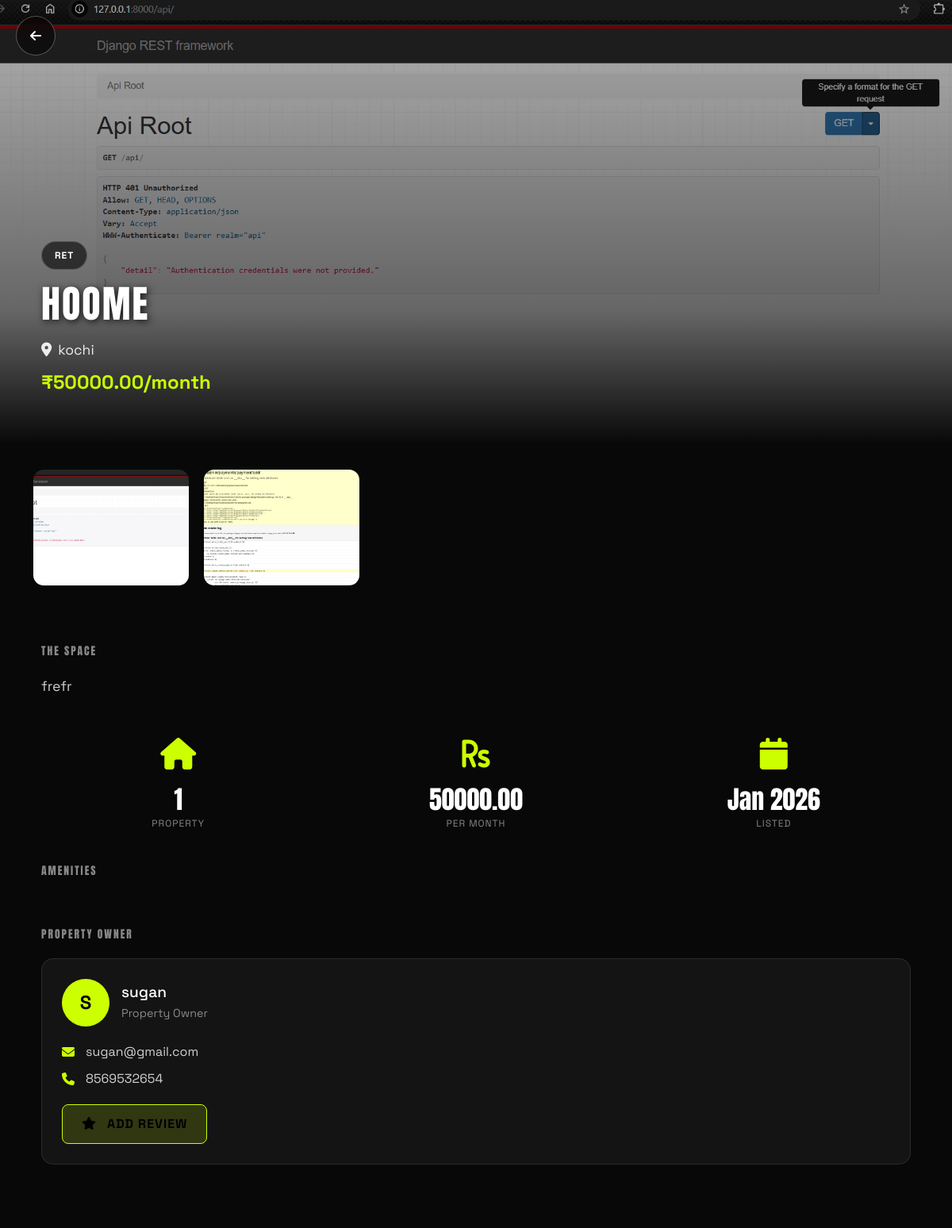
/property-details/7/ (signed in), run on an earlier commit of the app's database.
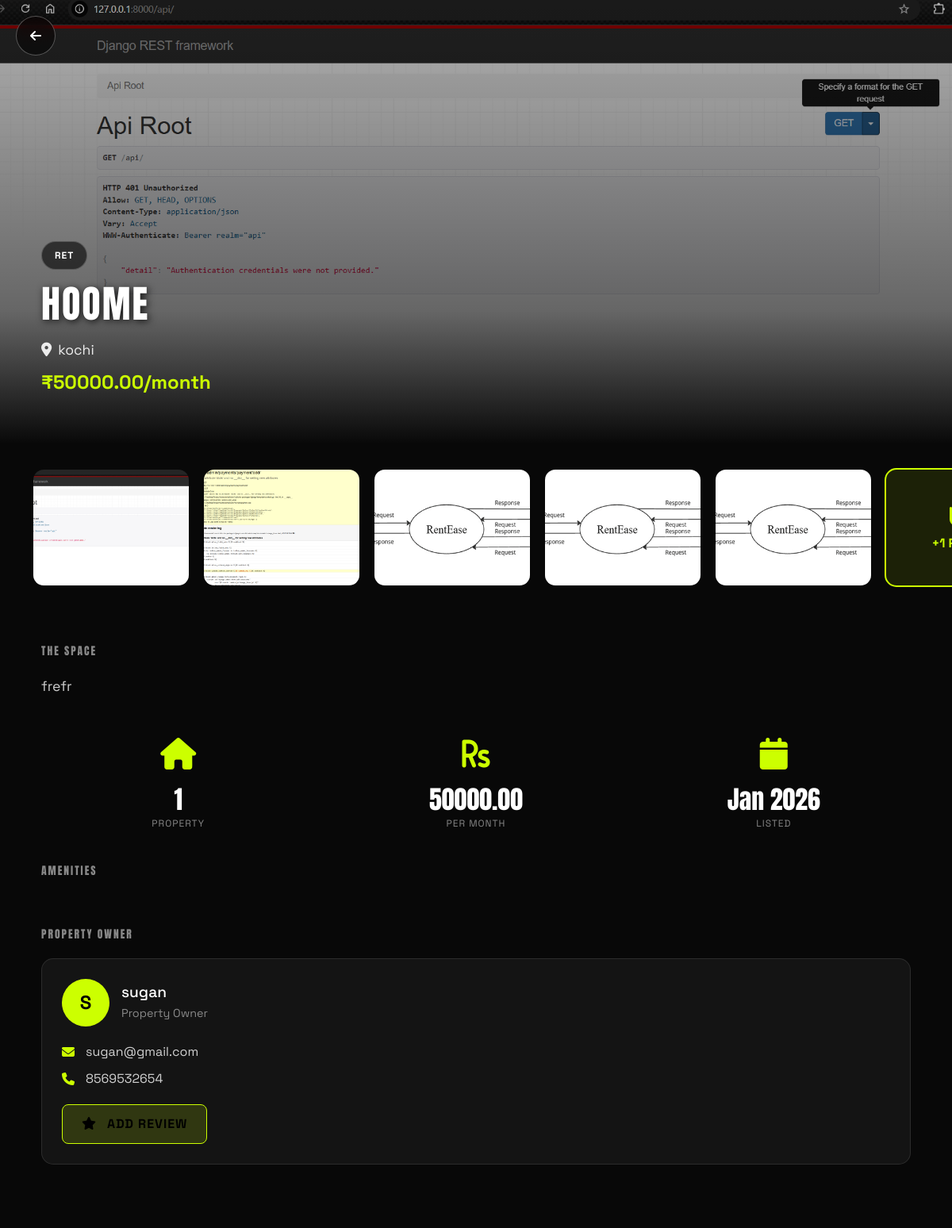
And on a later commit of the database.
### core/models.py (models this page shows, shortened)
class Property(models.Model):
    class Status(models.TextChoices):
        PENDING_APPROVAL = "PENDING", "Pending Approval"
        AVAILABLE = "AVAILABLE", "Available"
        RENTED = "RENTED", "Rented"
        MAINTENANCE = "MAINTENANCE", "Maintenance"
    class Furnishing(models.TextChoices):
        UNFURNISHED = "UNFURNISHED", "Unfurnished"
        SEMI_FURNISHED = "SEMI_FURNISHED", "Semi-Furnished"
        FULLY_FURNISHED = "FULLY_FURNISHED", "Fully Furnished"
    class Facing(models.TextChoices):
        NORTH = "NORTH", "North"
        SOUTH = "SOUTH", "South"
        EAST = "EAST", "East"
        WEST = "WEST", "West"
        NORTHEAST = "NORTHEAST", "North-East"
        NORTHWEST = "NORTHWEST", "North-West"
        SOUTHEAST = "SOUTHEAST", "South-East"
        SOUTHWEST = "SOUTHWEST", "South-West"
    owner = models.ForeignKey(User, on_delete=models.CASCADE, related_name='properties')
    title = models.CharField(max_length=255)
    ad_title = models.CharField(max_length=255, blank=True, null=True, help_text="Short ad title")
    description = models.TextField()
    price = models.DecimalField(max_digits=10, decimal_places=2)
    location = models.CharField(max_length=255)
    property_type = models.CharField(max_length=100)
    bhk = models.IntegerField(default=1, help_text="Number of BHKs (Bedrooms)")
    bathrooms = models.IntegerField(default=1, help_text="Number of bathrooms")
    furnishing = models.CharField(max_length=50, choices=Furnishing.choices, default=Furnishing.SEMI_FURNISHED)
    super_built_area = models.DecimalField(max_digits=10, decimal_places=2, default=0, help_text="Super built area in sqft")
    bachelors_allowed = models.BooleanField(default=True, help_text="Are bachelors allowed?")
    total_floors = models.IntegerField(default=1, help_text="Total floors in the building")
    facing = models.CharField(max_length=50, choices=Facing.choices, default=Facing.NORTH)
    amenities = models.TextField(help_text="Comma-separated list of amenities", blank=True)
    status = models.CharField(max_length=50, choices=Status.choices, default=Status.PENDING_APPROVAL)
    is_paid = models.BooleanField(default=False)
    created_at = models.DateTimeField(auto_now_add=True)
    updated_at = models.DateTimeField(auto_now=True)
    class Meta:
        verbose_name_plural = "Properties"

class PropertyImage(models.Model):
    property = models.ForeignKey(Property, on_delete=models.CASCADE, related_name='images')
    image = models.ImageField(upload_to='property_images/')

class User(AbstractUser):
    class Role(models.TextChoices):
        ADMIN = "ADMIN", "Admin"
        OWNER = "OWNER", "Owner"
        TENANT = "TENANT", "Tenant"
    email = models.EmailField(unique=True, null=False, blank=False)
    role = models.CharField(max_length=50, choices=Role.choices, default=Role.TENANT)
    profile_image = models.ImageField(upload_to='profiles/', blank=True, null=True)
    phone_number = models.CharField(max_length=15, blank=True, null=True)
    groups = models.ManyToManyField(
        'auth.Group',
        related_name='custom_user_set',
        blank=True,
        help_text='The groups this user belongs to.',
        verbose_name='groups',
    )
    user_permissions = models.ManyToManyField(
        'auth.Permission',
        related_name='custom_user_set',
        blank=True,
        help_text='Specific permissions for this user.',
        verbose_name='user permissions',
    )

### core/views.py (the view)
# urls.py: path('property-details/<int:id>/', views.property_details_view, name='property_details'),
@login_required
def property_details_view(request, id):
    property_obj = get_object_or_404(Property, id=id)
    if request.user.is_superuser or request.user.role == 'ADMIN':
        pass
    elif request.user.role == 'OWNER' and property_obj.owner == request.user:
        pass
    elif request.user.role == 'TENANT' and property_obj.status == 'AVAILABLE':
        pass
    else:
        messages.error(request, "You don't have permission to view this property.")
        return redirect('dashboard')
    context = {
        'property': property_obj,
        'images': property_obj.images.all()
    }
    return render(request, 'core/property_details.html', context)

### core/templates/core/property_details.html (shortened to what this page needs)
{% load static %}
<!DOCTYPE html>
<html lang="en">
<head>
    <link href="https://cdn.jsdelivr.net/npm/bootstrap@5.3.0/dist/css/bootstrap.min.css" rel="stylesheet">
    <link href="https://cdnjs.cloudflare.com/ajax/libs/font-awesome/6.4.0/css/all.min.css" rel="stylesheet">
</head>
<body>
    <div class="hero-section">
        {% if property.images.first %}
        <div class="hero-background" style="background-image: url('{{ property.images.first.image.url }}');"></div>
        {% endif %}
        <div class="hero-overlay"></div>
        <div class="hero-content">
            <a href="{% url 'dashboard' %}" class="back-button">
                <i class="fas fa-arrow-left"></i>
            </a>
            <div class="container">
                <div class="property-type-badge">{{ property.property_type }}</div>
                <h1 class="property-title">{{ property.title }}</h1>
                <div class="property-location">
                    <i class="fas fa-map-marker-alt"></i>
                    <span>{{ property.location }}</span>
                </div>
                <div class="property-price">₹{{ property.price }}/month</div>
            </div>
        </div>
    </div>
    <div class="image-gallery">
        <div class="gallery-scroll">
            {% for image in property.images.all %}
                <div class="gallery-item" data-bs-toggle="modal" data-bs-target="#imageModal{{ image.id }}">
                    <img src="{{ image.image.url }}" alt="Property Image">
                </div>
            {% endfor %}
            {% if property.images.count > 4 %}
            <div class="gallery-item view-all">
                <i class="fas fa-images fa-2x mb-2"></i>
                <span>+{{ property.images.count|add:"-4" }} PHOTOS</span>
            </div>
            {% endif %}
        </div>
    </div>
    <div class="content-section">
        <div class="container">
            <div class="section-title">The Space</div>
            <p class="description-text">{{ property.description }}</p>
            <div class="property-stats">
                <div class="stat-item">
                    <div class="stat-icon"><i class="fas fa-home"></i></div>
                    <div class="stat-value">1</div>
                    <div class="stat-label">Property</div>
                </div>
                <div class="stat-item">
                    <div class="stat-icon"><i class="fas fa-rupee-sign"></i></div>
                    <div class="stat-value">{{ property.price }}</div>
                    <div class="stat-label">Per Month</div>
                </div>
                <div class="stat-item">
                    <div class="stat-icon"><i class="fas fa-calendar"></i></div>
                    <div class="stat-value">{{ property.created_at|date:"M Y" }}</div>
                    <div class="stat-label">Listed</div>
                </div>
            </div>
            {% if property.amenities %}
            <div class="section-title">Amenities</div>
            {% endif %}
            <div class="section-title">Property Owner</div>
            <div class="owner-card">
                <div class="owner-info">
                    <div class="owner-avatar">
                        {{ property.owner.username|first|upper }}
                    </div>
                    <div class="owner-details">
                        <h3>{{ property.owner.username }}</h3>
                        <p>Property Owner</p>
                    </div>
                </div>
                <div class="contact-info">
                    {% if user.role != 'TENANT' %}
                    <div class="contact-item">
                        <i class="fas fa-envelope"></i>
                        <span>{{ property.owner.email }}</span>
                    </div>
                    {% if property.owner.phone_number %}
                    <div class="contact-item">
                        <i class="fas fa-phone"></i>
                        <span>{{ property.owner.phone_number }}</span>
                    </div>
                    {% endif %}
                    {% endif %}
                </div>
                {% if user.role == 'TENANT' %}
                <a href="{% url 'start_conversation' property.id %}" class="btn-contact-owner">
                    <i class="fas fa-comment-dots"></i> Contact Owner
                </a>
                <a href="{% url 'add_review' property.id %}" class="btn-contact-owner" style="background: rgba(204, 255, 0, 0.15); border: 1px solid #CCFF00; margin-top: 15px;">
                    <i class="fas fa-star"></i> Add Review
                </a>
                {% elif user.role == 'OWNER' and property.owner == user %}
                <a href="{% url 'add_review' property.id %}" class="btn-contact-owner" style="background: rgba(204, 255, 0, 0.15); border: 1px solid #CCFF00;">
                    <i class="fas fa-star"></i> Add Review
                </a>
                {% endif %}
            </div>
        </div>
    </div>
</body>
</html>

### core/templates/core/property_details.html (style rules this page uses)
:root { --bg-core: #080808; --acid-green: #CCFF00; --white: #ffffff; --gray: #888888; }
* { margin: 0; padding: 0; box-sizing: border-box; }
body { background: var(--bg-core); color: var(--white); font-family: 'Space Grotesk', sans-serif; overflow-x: hidden; }
.hero-section { position: relative; height: 70vh; min-height: 500px; overflow: hidden; }
.hero-background { position: absolute; top: 0; left: 0; width: 100%; height: 100%; background-size: cover; background-position: center; background-repeat: no-repeat; }
.hero-overlay { position: absolute; top: 0; left: 0; width: 100%; height: 100%; background: linear-gradient( to bottom, rgba(0, 0, 0, 0.3) 0%, rgba(0, 0, 0, 0.6) 70%, rgba(8, 8, 8, 1) 100% ); }
.hero-content { position: relative; z-index: 10; height: 100%; display: flex; flex-direction: column; justify-content: flex-end; padding: 40px; }
.back-button { position: absolute; top: 20px; left: 20px; background: rgba(0, 0, 0, 0.5); border: 1px solid rgba(255, 255, 255, 0.3); color: white; width: 50px; height: 50px; border-radius: 50%; display: flex; align-items: center; justify-content: center; text-decoration: none; backdrop-filter: blur(10px); transition: 0.3s; }
.property-type-badge { display: inline-block; background: rgba(0, 0, 0, 0.6); backdrop-filter: blur(10px); padding: 8px 16px; border-radius: 20px; font-size: 0.75rem; text-transform: uppercase; letter-spacing: 1px; font-weight: 700; margin-bottom: 15px; border: 1px solid rgba(255, 255, 255, 0.2); }
.property-title { font-family: 'Anton', sans-serif; font-size: 3rem; text-transform: uppercase; letter-spacing: 2px; margin-bottom: 15px; text-shadow: 2px 2px 10px rgba(0, 0, 0, 0.8); }
.property-location { display: flex; align-items: center; gap: 8px; font-size: 1.1rem; margin-bottom: 10px; color: rgba(255, 255, 255, 0.9); }
.property-price { font-size: 1.5rem; font-weight: 700; color: var(--acid-green); margin-bottom: 20px; }
.image-gallery { background: var(--bg-core); padding: 30px 40px; overflow-x: auto; white-space: nowrap; }
.gallery-scroll { display: flex; gap: 15px; }
.gallery-item { position: relative; width: 200px; height: 150px; border-radius: 15px; overflow: hidden; flex-shrink: 0; cursor: pointer; border: 2px solid transparent; transition: 0.3s; }
.gallery-item img { width: 100%; height: 100%; object-fit: cover; }
.gallery-item.view-all { background: rgba(204, 255, 0, 0.1); border: 2px solid var(--acid-green); display: flex; align-items: center; justify-content: center; flex-direction: column; color: var(--acid-green); font-weight: 700; }
.content-section { background: var(--bg-core); padding: 40px; }
.section-title { font-family: 'Anton', sans-serif; font-size: 0.85rem; text-transform: uppercase; letter-spacing: 2px; color: var(--gray); margin-bottom: 20px; }
.description-text { font-size: 1.1rem; line-height: 1.8; color: rgba(255, 255, 255, 0.8); margin-bottom: 40px; }
.property-stats { display: grid; grid-template-columns: repeat(auto-fit, minmax(150px, 1fr)); gap: 30px; margin-bottom: 40px; }
.stat-item { text-align: center; }
.stat-icon { font-size: 2.5rem; color: var(--acid-green); margin-bottom: 10px; }
.stat-value { font-family: 'Anton', sans-serif; font-size: 2rem; color: var(--white); line-height: 1; }
.stat-label { font-size: 0.75rem; text-transform: uppercase; letter-spacing: 1px; color: var(--gray); margin-top: 5px; }
.owner-card { background: rgba(255, 255, 255, 0.05); border: 1px solid rgba(255, 255, 255, 0.1); padding: 25px; border-radius: 15px; margin-bottom: 40px; }
.owner-info { display: flex; align-items: center; gap: 15px; margin-bottom: 20px; }
.owner-avatar { width: 60px; height: 60px; border-radius: 50%; background: var(--acid-green); color: black; display: flex; align-items: center; justify-content: center; font-size: 1.5rem; font-weight: 700; }
.owner-details h3 { font-size: 1.2rem; margin-bottom: 5px; }
.owner-details p { color: var(--gray); font-size: 0.9rem; margin: 0; }
.contact-info { display: flex; flex-direction: column; gap: 10px; }
.contact-item { display: flex; align-items: center; gap: 10px; color: rgba(255, 255, 255, 0.8); }
.contact-item i { color: var(--acid-green); width: 20px; }
.btn-contact-owner { display: inline-block; background: var(--acid-green); color: black; padding: 12px 24px; border-radius: 8px; text-decoration: none; font-weight: 700; text-transform: uppercase; letter-spacing: 1px; margin-top: 20px; transition: 0.3s; text-align: center; }
.btn-contact-owner i { margin-right: 8px; }

What changed in the data, as far as the page shows it:
changed Property "HOOME": images.count|add (not shown) → "1"
added PropertyImage: image (picture)
added PropertyImage: image (picture)
added PropertyImage: image (picture)
